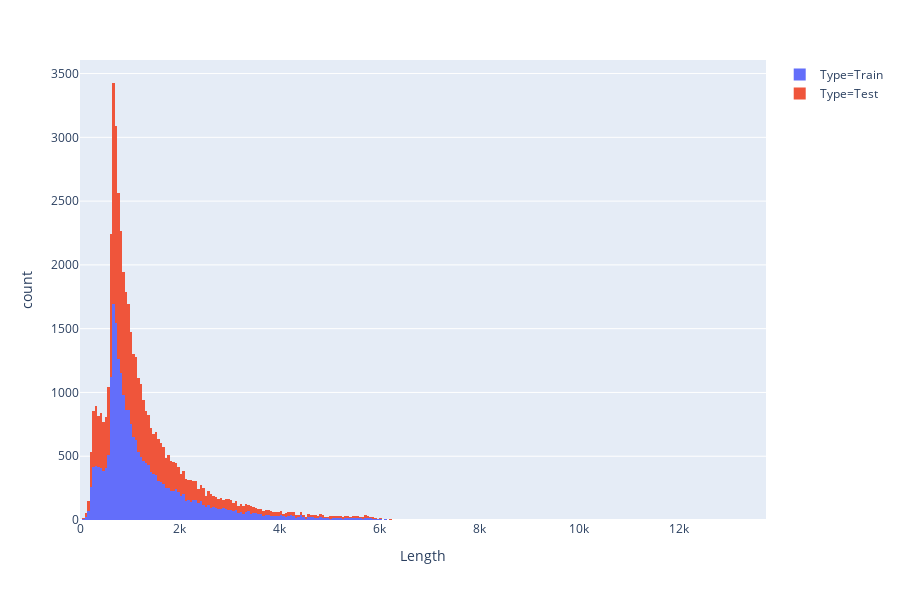

Notebook cell for this chart:
### Code cell
fig = px.histogram(dataset_df, x='Length', color='Type')
fig.show()

#Очевидно, что распределения практически совпадают.

### Figure 1 — Plotly figure (JSON) as saved in the notebook; plotly's stock layout.template omitted (floating-point values rounded to 4 significant figures; data arrays with more than 128 entries replaced by an {"elided": "..."} marker saying what was removed)
{"data": [{"alignmentgroup": "True", "bingroup": "x", "hoverlabel": {"namelength": 0}, "hovertemplate": "Type=Train<br>Length=%{x}<br>count=%{y}", "legendgroup": "Type=Train", "marker": {"color": "#636efa"}, "name": "Type=Train", "offsetgroup": "Type=Train", "orientation": "v", "showlegend": true, "type": "histogram", "x": {"elided": "24904 int values"}, "xaxis": "x", "yaxis": "y"}, {"alignmentgroup": "True", "bingroup": "x", "hoverlabel": {"namelength": 0}, "hovertemplate": "Type=Test<br>Length=%{x}<br>count=%{y}", "legendgroup": "Type=Test", "marker": {"color": "#EF553B"}, "name": "Type=Test", "offsetgroup": "Type=Test", "orientation": "v", "showlegend": true, "type": "histogram", "x": {"elided": "24801 int values"}, "xaxis": "x", "yaxis": "y"}], "layout": {"barmode": "relative", "height": 600, "legend": {"tracegroupgap": 0}, "margin": {"t": 60}, "xaxis": {"anchor": "y", "domain": [0, 1], "title": {"text": "Length"}}, "yaxis": {"anchor": "x", "domain": [0, 1], "title": {"text": "count"}}}}
